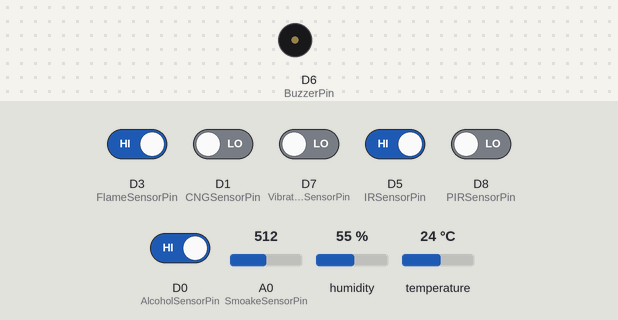
The sketch below on a simulated ESP8266 (NodeMCU). Shown: buzzer (waves = sounding, pin HIGH). The test bench sets the inputs (shaded band); at power-on: D0 (AlcoholSensorPin), D3 (FlameSensorPin), D5 (IRSensorPin) HIGH, D1 (CNGSensorPin), D7 (VibrationSensorPin), D8 (PIRSensorPin) LOW, A0 (SmoakeSensorPin) = 512, humidity 55 %, temperature 24 °C. WiFi joins after 1.5 s; servers stay silent unless stated; what the sketch prints to the serial monitor is not drawn.

Above: at 2.7 s.
2.8 s: A0 (SmoakeSensorPin) set to 583
5.1 s: A0 (SmoakeSensorPin) set to 609
At 5.8 s:
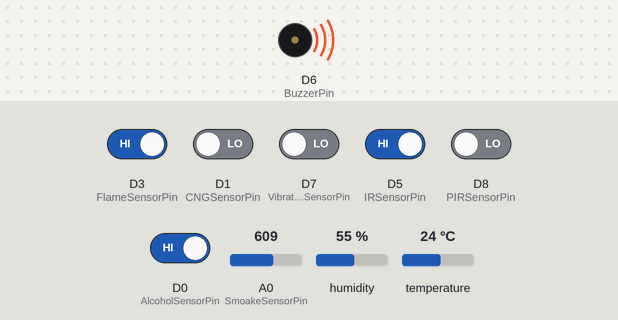
10.8 s: D3 (FlameSensorPin) driven LOW
15.0 s: D1 (CNGSensorPin) driven HIGH
21.7 s: D7 (VibrationSensorPin) driven HIGH
28.3 s: D5 (IRSensorPin) driven LOW
Timing chart, 0 to 36.0 s (numbered marks = the images above; inputs shaded):
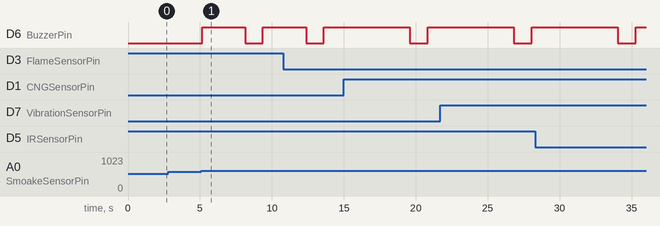

Measured:
- the behaviour switches between 599 and 600 on A0 (SmoakeSensorPin) (found by bisection; images 0 and 1)
- after the input at 2.8 s, every drawn part: stays the same
- after the input at 5.1 s, D6 (BuzzerPin): LOW → HIGH after 0.05 s, → LOW 3.0 s later, → HIGH 1.2 s later

The sketch:

Real_Time_Vehical_Monitoring_and_Tracking_System.ino
```cpp
/*
Auther: Sahil Mahendra Mangaonkar
Discription: This program reads data from various sensors and uploads it onto ThingSpeak could. Critical alerts are sent from the cloud using IFTTT applets
*/

#include<ESP8266WiFi.h>
#include "DHT.h"

//Pin declarations
#define AlcoholSensorPin D0     // Digital pin connected to the Alcohol sensor
#define CNGSensorPin D1         // Digital pin connected to the CNG gas sensor
#define DHTPin D2               // Digital pin connected to the DHT sensor
#define FlameSensorPin D3       // Digital pin connected to the Flame sensor
#define IRSensorPin D5          // Digital pin connected to the IR sensor
#define BuzzerPin D6            // Digital pin connected to the Buzzer
#define VibrationSensorPin D7   // Digital pin connected to the Vibration sensor
#define PIRSensorPin D8         // Digital pin connected to the PIR sensor
#define SmoakeSensorPin A0      // Analog pin connected to the Smoke gas sensor
#define DHTTYPE DHT11           // DHT 11/22

// Wifi & server details
#define SSID "Lenovo K8 Note 9382"
#define PASS "1234567890"
#define server "api.thingspeak.com"

DHT dht(DHTPin, DHTTYPE);  // Creating an object

//Variable declarations
bool AlcoholState = 0;                //Varible to store Alcohol State; 0 when detected
bool CNGState = 0;                    //Varible to store CNG State; 1 when detected
bool FlameState = 0;                  //Varible to store Flame State; 0 when detected
bool IRState = 0;                     //Varible to store IR State; 0 when detected
bool PIRState = 0;                    //Varible to store PIR State; 1 when detected
bool VibrationState = 0;              //Varible to store Vibration State; 1 when detected
int SmokeVal = 0;                     //Variable to store the Smoke Value
const int SmokeThreshold = 600;       //Threshold for Smoke Value
int TemperatureVal = 0;               //Variable to store the Temperature Value
const int TemperatureThreshold = 50;  //Threshold for Humidity Value
int HumidityVal = 0;                  //Variable to store the Temperature Value
const int HumidityMinThreshold = 30;  //Lower Threshold for Humidity Value
const int HumidityMaxThreshold = 50;  //Higher Threshold for Humidity Value

WiFiClient client;

void setup() {

   // put your setup code here, to run once:
  Serial.begin(115200);
  dht.begin();

  Serial.print("Conneting to %s");
  Serial.println(SSID);

  WiFi.begin(SSID,PASS);
  while(WiFi.status() != WL_CONNECTED){
    delay(500);
    Serial.print(".");

  }
  Serial.println("");
  Serial.println("WiFi conneted");

  pinMode(AlcoholSensorPin, INPUT);
  pinMode(CNGSensorPin,INPUT);
  pinMode(DHTPin,INPUT);
  pinMode(FlameSensorPin,INPUT);
  pinMode(IRSensorPin, INPUT);
  pinMode(VibrationSensorPin,INPUT);
  pinMode(BuzzerPin,OUTPUT);
}

void loop() {

  //Detect Alcohol using MQ-3 Gas sensor
  AlcoholState = digitalRead(AlcoholSensorPin);     //Reads the digital value from the MQ-3 Gas sensor's DOUT pin

  if (AlcoholState == LOW)    //Reads LOW (0) when Alcohol is detected
  {
    Serial.println("Alchol Detected ");
  }


  //Detect CNG leakage using MQ-4 Gas sensor
  CNGState = digitalRead(CNGSensorPin);   //Reads the digital value from the MQ-4 Gas sensor's DOUT pin;

  if (CNGState == HIGH)   //Reads HIGH (1) when Alcohol is detected
  {
    Serial.println("CNG Leakage Detected ");
  }


  //Take Temperature readings from DHT11 sensor
  TemperatureVal = dht.readTemperature();

  if (TemperatureVal >= TemperatureThreshold)  //Buzzer rings when Temperature Value more than the set threshold
  {
    Serial.print("Temperature: ");
    Serial.println(TemperatureVal);
    Serial.println("Temperature is to high");
    digitalWrite(BuzzerPin, HIGH);
    delay(3000);
    digitalWrite(BuzzerPin, LOW);
  }

  //Take Humidity readings from DHT11 sensor
  HumidityVal = dht.readHumidity();

  if (HumidityMinThreshold <= HumidityVal >= HumidityMaxThreshold)  //Buzzer rings when Humidity Value is outside the normal range
  {
    Serial.print("Humidity: ");
    Serial.println(HumidityVal);
    Serial.println("Humidity Value is out of normal range");
    digitalWrite(BuzzerPin, HIGH);
    delay(3000);
    digitalWrite(BuzzerPin, LOW);
  }


  //Detect Flame using Flame sensor
  FlameState = digitalRead(FlameSensorPin);   //Reads the digital value from the Flame sensor's DOUT pin

  if (FlameState == LOW)    //Reads LOW (0) when Flame is detected & buzzer rings
  {
    Serial.println("Flame Detected");
    digitalWrite(BuzzerPin, HIGH);
    delay(3000);
    digitalWrite(BuzzerPin, LOW);
  }

  //Detect proximity using IR sensor
  //If a driver can come near the steering wheel on appling brake then the driver isn't wearing seat belt
  IRState = digitalRead(IRSensorPin);   //Reads the digital value from the IR sensor's DOUT pin

  if (IRState ==LOW)    //Reads LOW (0) when an object is detected in the proximity
  {
    Serial.println("Proximity Detected");
  }

  //Detect motion using PIR sensor
  PIRState = digitalRead(PIRSensorPin);   //Reads the digital value from the PIR sensor's DOUT pin

  if( PIRState == HIGH )    //Reads HIGH (1) when an Motion is detected
  {
    Serial.print("Driver is present\n");
  }

  //If a driver can come near the steering wheel on appling brake then the driver isn't wearing seat belt
  if( PIRState == HIGH && IRState ==LOW)      //Motion is detected with close proximity
  {
    Serial.print("Driver is not wearing a seat belt\n");
  }

  //Detect Vibrations using Vibration sensor in order to check if the car is on or not
  VibrationState = digitalRead(VibrationSensorPin);   //Reads the digital value from the Vibrations sensor's DOUT pin

  if (VibrationState == HIGH)    //Reads HIGH (1) when an Motion is detected
  {
    Serial.println("Vibrations Detected: Car is On");
  }
  //Take Smoke readings from MQ-5 Gas sensor
  SmokeVal = analogRead(SmoakeSensorPin);     //Reads the analog value from the Smoke sensor's AOUT pin


  if (SmokeVal>=SmokeThreshold)     //Buzzer rings when Smoke Value more than the set threshold
  {
    Serial.print("Smoke value : ");
    Serial.println(SmokeVal);
    Serial.println("Smoke Detected");
    digitalWrite(BuzzerPin, HIGH);
    delay(3000);
    digitalWrite(BuzzerPin, LOW);
  }

  //Send data onto the server
  Serial.println("Sending......");

  if (client.connect(server, 80));          //Connect to server api.thingspeak.com
  {
    client.print("GET https://api.thingspeak.com/update?api_key=RO7DZ78P1NW588CU&field1="+ String(TemperatureVal)+"&field2="+ String(!FlameState)+"&field3="+ String(SmokeVal)+"&field4="+ String(!AlcoholState)+"&field5="+ String(CNGState)+"&field6="+ String(VibrationState)+"&field7="+ String(PIRState)+"&field8="+ String(!IRState)+"\n");
  }
  client.stop();                            //Close server connection

  delay(1000);
}
```
